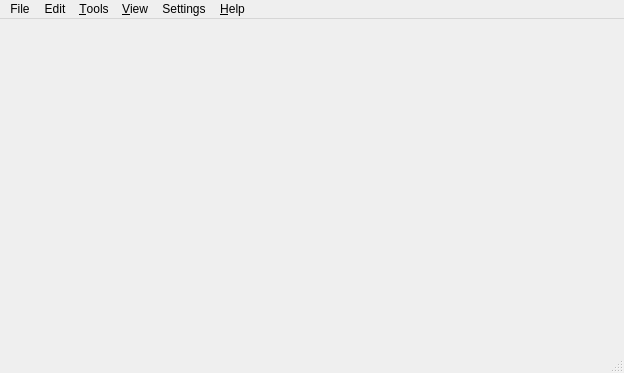
<?xml version="1.0" encoding="UTF-8"?>
<ui version="4.0">
 <class>MainWindow</class>
 <widget class="QMainWindow" name="MainWindow">
  <property name="geometry">
   <rect>
    <x>0</x>
    <y>0</y>
    <width>624</width>
    <height>373</height>
   </rect>
  </property>
  <property name="windowTitle">
   <string>Chilito Studio</string>
  </property>
  <widget class="QWidget" name="centralwidget">
   <property name="sizePolicy">
    <sizepolicy hsizetype="Expanding" vsizetype="MinimumExpanding">
     <horstretch>0</horstretch>
     <verstretch>0</verstretch>
    </sizepolicy>
   </property>
  </widget>
  <widget class="QMenuBar" name="menubar">
   <property name="geometry">
    <rect>
     <x>0</x>
     <y>0</y>
     <width>624</width>
     <height>23</height>
    </rect>
   </property>
   <widget class="QMenu" name="menuFile">
    <property name="title">
     <string>File</string>
    </property>
   </widget>
   <widget class="QMenu" name="menuEdit">
    <property name="title">
     <string>Edit</string>
    </property>
   </widget>
   <widget class="QMenu" name="menuTools">
    <property name="title">
     <string>&amp;Tools</string>
    </property>
   </widget>
   <widget class="QMenu" name="menuView">
    <property name="title">
     <string>&amp;View</string>
    </property>
   </widget>
   <widget class="QMenu" name="menuSettings">
    <property name="title">
     <string>Settings</string>
    </property>
   </widget>
   <widget class="QMenu" name="menuHelp">
    <property name="title">
     <string>&amp;Help</string>
    </property>
   </widget>
   <addaction name="menuFile"/>
   <addaction name="menuEdit"/>
   <addaction name="menuTools"/>
   <addaction name="menuView"/>
   <addaction name="menuSettings"/>
   <addaction name="menuHelp"/>
  </widget>
  <widget class="QStatusBar" name="statusbar"/>
 </widget>
 <resources/>
 <connections/>
</ui>
